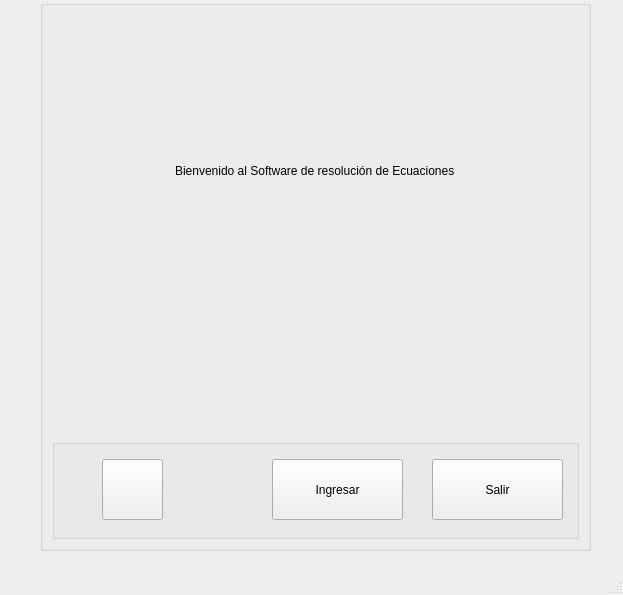
<?xml version="1.0" encoding="UTF-8"?>
<ui version="4.0">
 <class>MainWindow</class>
 <widget class="QMainWindow" name="MainWindow">
  <property name="geometry">
   <rect>
    <x>0</x>
    <y>0</y>
    <width>623</width>
    <height>595</height>
   </rect>
  </property>
  <property name="windowTitle">
   <string>Sistema de Resolución de Ecuaciones</string>
  </property>
  <property name="windowIcon">
   <iconset>
    <normaloff>:/imagenes/calculator.png</normaloff>:/imagenes/calculator.png</iconset>
  </property>
  <property name="styleSheet">
   <string notr="true">border-image: qlineargradient(spread:pad, x1:0, y1:0, x2:1, y2:0, stop:0 rgba(0, 0, 0, 255), stop:1 rgba(255, 255, 255, 255))</string>
  </property>
  <widget class="QWidget" name="centralwidget">
   <widget class="QGroupBox" name="groupBox">
    <property name="geometry">
     <rect>
      <x>40</x>
      <y>0</y>
      <width>551</width>
      <height>551</height>
     </rect>
    </property>
    <property name="styleSheet">
     <string notr="true">font: 16pt &quot;MS Shell Dlg 2&quot;;</string>
    </property>
    <property name="title">
     <string/>
    </property>
    <layout class="QVBoxLayout" name="verticalLayout">
     <item>
      <widget class="QLabel" name="label_3">
       <property name="styleSheet">
        <string notr="true">border-image:url(:/logo_header_jan.png)</string>
       </property>
       <property name="text">
        <string/>
       </property>
      </widget>
     </item>
     <item alignment="Qt::AlignHCenter">
      <widget class="QLabel" name="label_2">
       <property name="styleSheet">
        <string notr="true">font: 75 14pt &quot;MS Shell Dlg 2&quot;;
font: 75 16pt &quot;MV Boli&quot;;</string>
       </property>
       <property name="text">
        <string>Bienvenido al Software de resolución de Ecuaciones</string>
       </property>
      </widget>
     </item>
     <item>
      <widget class="QLabel" name="label_4">
       <property name="styleSheet">
        <string notr="true">border-image:url(:/119499456854720557funct.svg.med.png)</string>
       </property>
       <property name="text">
        <string/>
       </property>
      </widget>
     </item>
     <item alignment="Qt::AlignHCenter|Qt::AlignVCenter">
      <widget class="QLabel" name="label">
       <property name="text">
        <string/>
       </property>
       <property name="pixmap">
        <pixmap>:/imagenes/119499456854720557funct.svg.med.png</pixmap>
       </property>
      </widget>
     </item>
     <item>
      <widget class="QGroupBox" name="groupBox_2">
       <property name="layoutDirection">
        <enum>Qt::LeftToRight</enum>
       </property>
       <property name="title">
        <string/>
       </property>
       <widget class="QPushButton" name="btnSalir">
        <property name="geometry">
         <rect>
          <x>380</x>
          <y>20</y>
          <width>131</width>
          <height>61</height>
         </rect>
        </property>
        <property name="text">
         <string>Salir</string>
        </property>
        <property name="icon">
         <iconset resource="imagenes/imagenes.qrc">
          <normaloff>:/dialog-close.png</normaloff>:/dialog-close.png</iconset>
        </property>
       </widget>
       <widget class="QPushButton" name="btnConfig">
        <property name="geometry">
         <rect>
          <x>50</x>
          <y>20</y>
          <width>61</width>
          <height>61</height>
         </rect>
        </property>
        <property name="toolTip">
         <string>&lt;html&gt;&lt;head/&gt;&lt;body&gt;&lt;p&gt;Download aggiornamento&lt;/p&gt;&lt;/body&gt;&lt;/html&gt;</string>
        </property>
        <property name="styleSheet">
         <string notr="true">border-image: url(:/system-software-update.png)</string>
        </property>
        <property name="text">
         <string/>
        </property>
       </widget>
       <widget class="QPushButton" name="btnIngresar">
        <property name="geometry">
         <rect>
          <x>220</x>
          <y>20</y>
          <width>131</width>
          <height>61</height>
         </rect>
        </property>
        <property name="toolTip">
         <string>&lt;html&gt;&lt;head/&gt;&lt;body&gt;&lt;p&gt;Installa aggiornamento&lt;/p&gt;&lt;/body&gt;&lt;/html&gt;</string>
        </property>
        <property name="text">
         <string>Ingresar</string>
        </property>
        <property name="icon">
         <iconset resource="imagenes/imagenes.qrc">
          <normaloff>:/start.png</normaloff>:/start.png</iconset>
        </property>
       </widget>
      </widget>
     </item>
    </layout>
   </widget>
  </widget>
  <widget class="QMenuBar" name="menubar">
   <property name="geometry">
    <rect>
     <x>0</x>
     <y>0</y>
     <width>623</width>
     <height>21</height>
    </rect>
   </property>
  </widget>
  <widget class="QStatusBar" name="statusbar"/>
 </widget>
 <resources>
  <include location="imagenes/imagenes.qrc"/>
 </resources>
 <connections/>
</ui>
